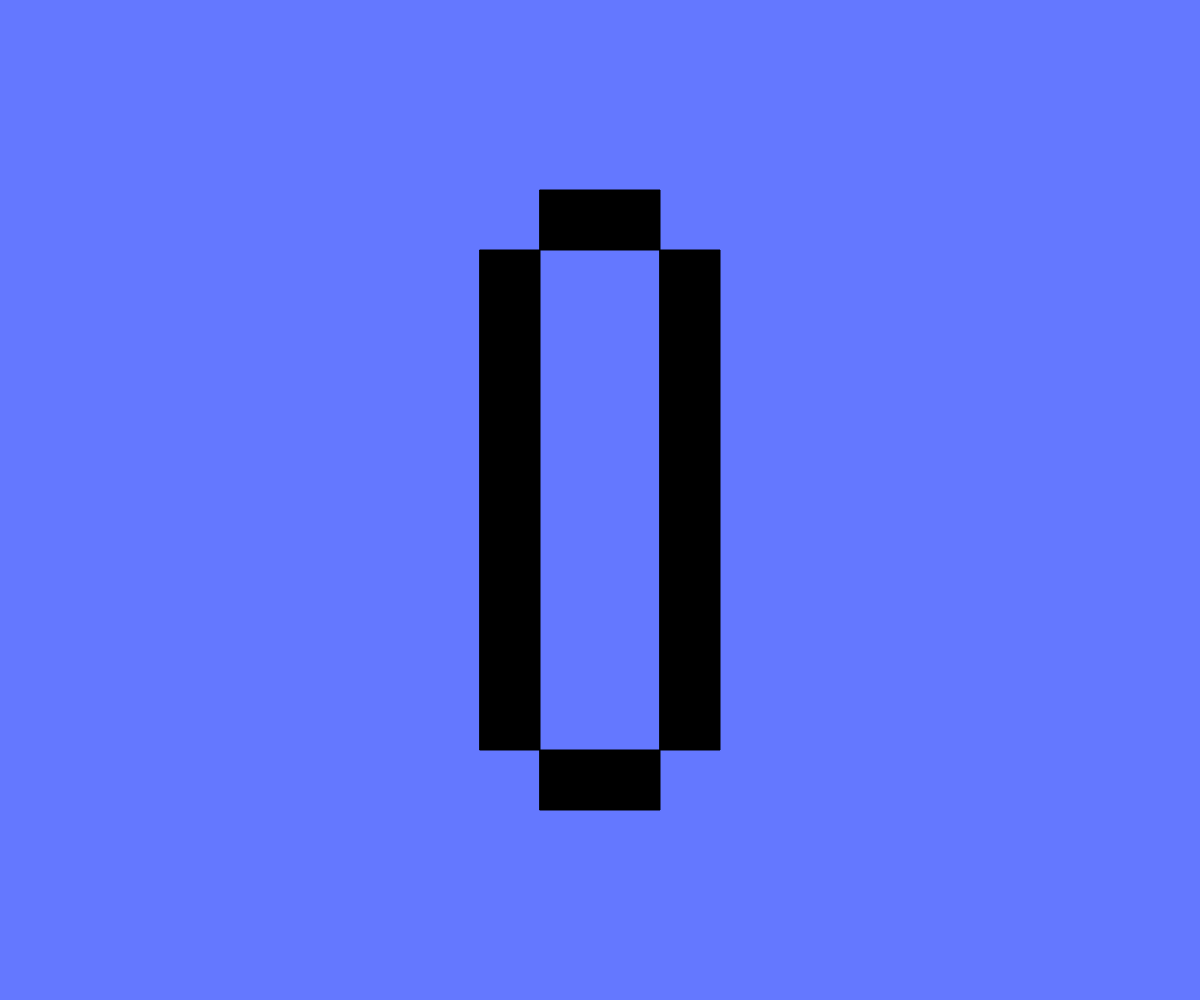
Frame 1 (no input)
Frame 60 (no input): identical to frame 1, image omitted
Frame 120 (the mouse pressed at the canvas centre since frame 60): identical to frame 1, image omitted

The p5.js sketch that drew this single still picture (run headless with seeded random() and noise() and a simulated clock; from frame 60 on, the mouse is pressed at the canvas centre):

// p5.js sketch
// ── sketch.js
function setup() {
  createCanvas(windowWidth, windowHeight);
}

function draw() {
  background(100, 120, 255);
  fill(0);
  rect(width / 2.5, height / 4, width / 20, height / 2);
  rect(width - width / 2.5 - width / 20, height / 4, width / 20, height / 2);
  rect(width / 2.5 + width / 20, height / 4 - width / 20, width - 2 * width / 2.5 - 2 * width / 20, width / 20);
  rect(width / 2.5 + width / 20, height / 4 + height / 2, width - 2 * width / 2.5 - 2 * width / 20, width / 20);
}
